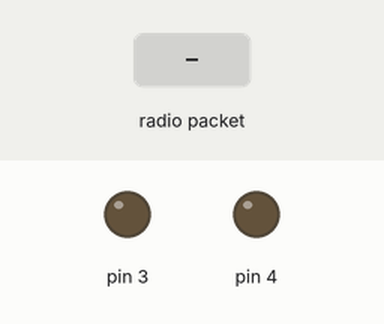
Simulated run of this sketch. Board: Arduino Uno, built for the host (arithmetic inside an expression is 32-bit, double 64-bit). Shown: output pins drawn as LEDs (lit = HIGH). The test bench sets the inputs (shaded band). No radio packets arrive unless stated.

Above: at 1.2 s.
1.3 s: radio packet "1" arrives
Timing chart, 0 to 4.3 s (numbered marks = the images above; inputs shaded):
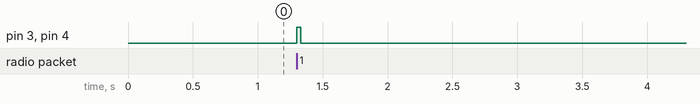

The sketch:

Temel.ino
```cpp
#include <SPI.h>
#include <LoRa.h>

float rssiOffset=0;
float emaAlpha=0.25;
float emaValue=0;
float lastRssi=0;
float rssiBuffer[7];
int rssiIndex=0;

float calibrateRssi(float ölçülen,float reference){
    return reference-ölçülen;
}

float applyCalibration(float rssi){
    return rssi+rssiOffset;
}

float emaFilter(float rssi){
    emaValue=emaValue+(emaAlpha*(rssi-emaValue));
    return emaValue;
}

float medyan7(float r){
    rssiBuffer[rssiIndex]=r;
    rssiIndex=(rssiIndex+1)%7;
    float arr[7];
    for(int i=0;i<7;i++) arr[i]=rssiBuffer[i];
    for(int i=0;i<6;i++){
        for(int j=0;j<6-i;j++){
            if(arr[j]>arr[j+1]){
                float t=arr[j];
                arr[j]=arr[j+1];
                arr[j+1]=t;
            }
        }
    }
    return arr[3];
}

float stabilityGate(float current,float previous,float threshold){
    float diff=current-previous;
    if(diff<0) diff=-diff;
    if(diff>threshold) return previous;
    return current;
}

float smoothingLayer(float raw){
    float c=applyCalibration(raw);
    float m=medyan7(c);
    float e=emaFilter(m);
    float s=stabilityGate(e,lastRssi,4.0);
    lastRssi=s;
    return s;
}

float estimateDistance(float rssi){
    float pathLoss=abs(rssi);
    float d=pow(10,(pathLoss-40)/28.0);
    return d;
}

float normalize(float x,float a,float b){
    if(x<a) x=a;
    if(x>b) x=b;
    return (x-a)/(b-a);
}

float pulseRate(float dist){
    if(dist<1) dist=1;
    if(dist>40) dist=40;
    float n=normalize(40-dist,0,39);
    float rate=100+(n*900);
    return rate;
}

void beep(int duration){
    digitalWrite(3,HIGH);
    delay(duration);
    digitalWrite(3,LOW);
}

void setup(){
    pinMode(3,OUTPUT);
    pinMode(4,OUTPUT);
    LoRa.begin(433E6);
}

void loop(){
    int packetSize=LoRa.parsePacket();
    if(packetSize){
        int rawRssi=LoRa.packetRssi();
        float filt=smoothingLayer(rawRssi);
        float dist=estimateDistance(filt);
        float rate=pulseRate(dist);
        int interval=(int)rate;
        digitalWrite(4,HIGH);
        beep(30);
        digitalWrite(4,LOW);
        delay(interval);
    }
}
```

Measured:
- after the input at 1.3 s, pin 3, pin 4: LOW → HIGH at once, → LOW 0.03 s later
